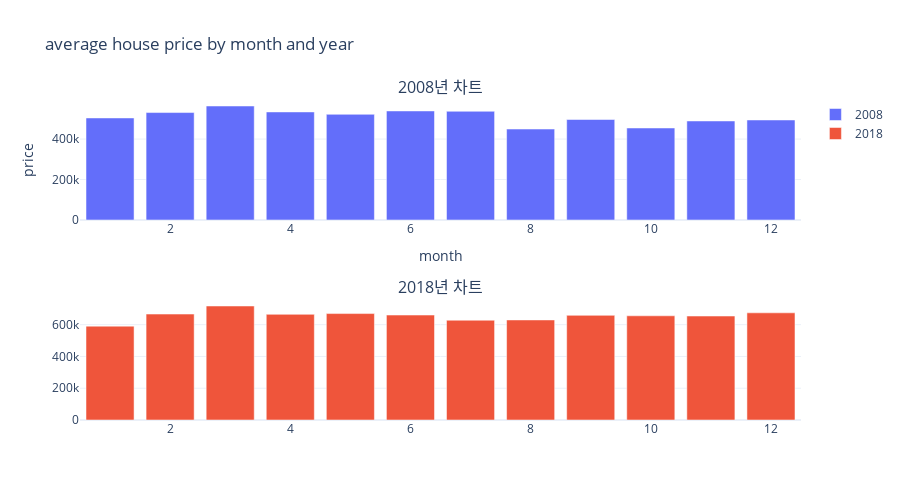

Notebook code cell kept with this figure:
### Code cell
pio.templates.default = 'plotly_white'

fig = make_subplots(rows=2, cols=1, 
                    subplot_titles=("2008년 차트", "2018년 차트"))


for i, year in enumerate([2008,2018]): 
  # print(i, year)
  data = result.loc[result['year']==year, :]
  # print(data)
  fig.add_trace(go.Bar(x=data['month'], y=data['price'], name=str(year)),       
                row=i+1, col=1)

fig.update_layout(title='average house price by month and year', 
                  xaxis_title='month', 
                  yaxis_title='price', 
                  height=500
                  )

fig.show()

### Figure 1 — Plotly figure (JSON) as saved in the notebook; plotly's stock layout.template omitted (floating-point values rounded to 4 significant figures)
{"data": [{"name": "2008", "type": "bar", "x": [1, 2, 3, 4, 5, 6, 7, 8, 9, 10, 11, 12], "xaxis": "x", "y": [504400.0, 531080, 563500, 534200.0, 522400.0, 539100.0, 537500.0, 449500.0, 496800.0, 454822, 489500.0, 494400.0], "yaxis": "y"}, {"name": "2018", "type": "bar", "x": [1, 2, 3, 4, 5, 6, 7, 8, 9, 10, 11, 12], "xaxis": "x2", "y": [590800.0, 666700.0, 717500.0, 665000.0, 669800.0, 660500.0, 628074, 629700.0, 658600.0, 655700.0, 654300.0, 674600.0], "yaxis": "y2"}], "layout": {"annotations": [{"font": {"size": 16}, "showarrow": false, "text": "2008년 차트", "x": 0.5, "xanchor": "center", "xref": "paper", "y": 1, "yanchor": "bottom", "yref": "paper"}, {"font": {"size": 16}, "showarrow": false, "text": "2018년 차트", "x": 0.5, "xanchor": "center", "xref": "paper", "y": 0.375, "yanchor": "bottom", "yref": "paper"}], "height": 500, "title": {"text": "average house price by month and year"}, "xaxis": {"anchor": "y", "domain": [0, 1], "title": {"text": "month"}}, "xaxis2": {"anchor": "y2", "domain": [0, 1]}, "yaxis": {"anchor": "x", "domain": [0.625, 1], "title": {"text": "price"}}, "yaxis2": {"anchor": "x2", "domain": [0, 0.375]}}}
